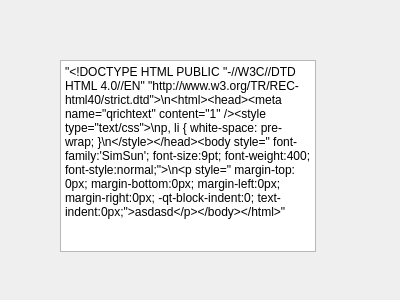
<?xml version="1.0" encoding="UTF-8"?>
<ui version="4.0">
 <class>ChatMessage</class>
 <widget class="QWidget" name="ChatMessage">
  <property name="geometry">
   <rect>
    <x>0</x>
    <y>0</y>
    <width>400</width>
    <height>300</height>
   </rect>
  </property>
  <property name="windowTitle">
   <string>ChatMessage</string>
  </property>
  <widget class="QLabel" name="label">
   <property name="geometry">
    <rect>
     <x>120</x>
     <y>100</y>
     <width>54</width>
     <height>12</height>
    </rect>
   </property>
   <property name="text">
    <string>TextLabel</string>
   </property>
  </widget>
  <widget class="QTextBrowser" name="textBrowser">
   <property name="geometry">
    <rect>
     <x>60</x>
     <y>60</y>
     <width>256</width>
     <height>192</height>
    </rect>
   </property>
   <property name="html">
    <string>&lt;!DOCTYPE HTML PUBLIC &quot;-//W3C//DTD HTML 4.0//EN&quot; &quot;http://www.w3.org/TR/REC-html40/strict.dtd&quot;&gt;
&lt;html&gt;&lt;head&gt;&lt;meta name=&quot;qrichtext&quot; content=&quot;1&quot; /&gt;&lt;style type=&quot;text/css&quot;&gt;
p, li { white-space: pre-wrap; }
&lt;/style&gt;&lt;/head&gt;&lt;body style=&quot; font-family:'SimSun'; font-size:9pt; font-weight:400; font-style:normal;&quot;&gt;
&lt;p style=&quot; margin-top:0px; margin-bottom:0px; margin-left:0px; margin-right:0px; -qt-block-indent:0; text-indent:0px;&quot;&gt;&lt;span style=&quot; font-family:'SimSun';&quot;&gt;&amp;quot;&amp;lt;!DOCTYPE HTML PUBLIC &amp;quot;-//W3C//DTD HTML 4.0//EN&amp;quot; &amp;quot;http://www.w3.org/TR/REC-html40/strict.dtd&amp;quot;&amp;gt;\n&amp;lt;html&amp;gt;&amp;lt;head&amp;gt;&amp;lt;meta name=&amp;quot;qrichtext&amp;quot; content=&amp;quot;1&amp;quot; /&amp;gt;&amp;lt;style type=&amp;quot;text/css&amp;quot;&amp;gt;\np, li { white-space: pre-wrap; }\n&amp;lt;/style&amp;gt;&amp;lt;/head&amp;gt;&amp;lt;body style=&amp;quot; font-family:'SimSun'; font-size:9pt; font-weight:400; font-style:normal;&amp;quot;&amp;gt;\n&amp;lt;p style=&amp;quot; margin-top:0px; margin-bottom:0px; margin-left:0px; margin-right:0px; -qt-block-indent:0; text-indent:0px;&amp;quot;&amp;gt;asdasd&amp;lt;/p&amp;gt;&amp;lt;/body&amp;gt;&amp;lt;/html&amp;gt;&amp;quot;&lt;/span&gt;&lt;/p&gt;&lt;/body&gt;&lt;/html&gt;</string>
   </property>
  </widget>
 </widget>
 <layoutdefault spacing="6" margin="11"/>
 <resources/>
 <connections/>
</ui>
